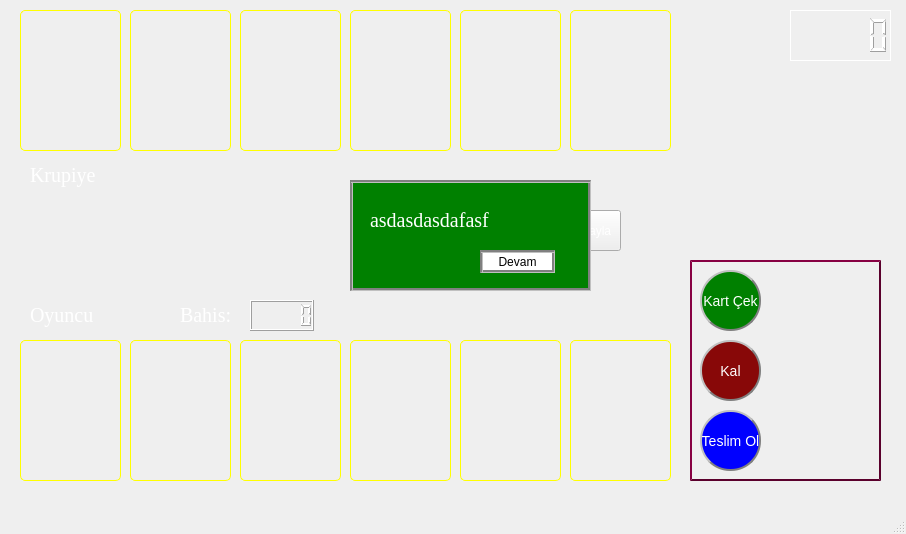
<?xml version="1.0" encoding="UTF-8"?>
<ui version="4.0">
 <class>MainWindow</class>
 <widget class="QMainWindow" name="MainWindow">
  <property name="geometry">
   <rect>
    <x>0</x>
    <y>0</y>
    <width>906</width>
    <height>534</height>
   </rect>
  </property>
  <property name="windowTitle">
   <string>MainWindow</string>
  </property>
  <property name="styleSheet">
   <string notr="true">background-image: url(C:/Users/herme/Desktop/BlackJack UI/assets/images/download.jpeg)</string>
  </property>
  <widget class="QWidget" name="centralwidget">
   <property name="cursor">
    <cursorShape>ArrowCursor</cursorShape>
   </property>
   <property name="styleSheet">
    <string notr="true"/>
   </property>
   <widget class="QLabel" name="p_card_1">
    <property name="geometry">
     <rect>
      <x>570</x>
      <y>340</y>
      <width>101</width>
      <height>141</height>
     </rect>
    </property>
    <property name="styleSheet">
     <string notr="true">border: 1px solid yellow;
border-radius: 5px</string>
    </property>
    <property name="text">
     <string/>
    </property>
    <property name="scaledContents">
     <bool>true</bool>
    </property>
   </widget>
   <widget class="QLabel" name="d_card_1">
    <property name="geometry">
     <rect>
      <x>570</x>
      <y>10</y>
      <width>101</width>
      <height>141</height>
     </rect>
    </property>
    <property name="styleSheet">
     <string notr="true">border: 1px solid yellow;
border-radius: 5px</string>
    </property>
    <property name="text">
     <string/>
    </property>
    <property name="scaledContents">
     <bool>true</bool>
    </property>
   </widget>
   <widget class="QLabel" name="p_card_2">
    <property name="geometry">
     <rect>
      <x>460</x>
      <y>340</y>
      <width>101</width>
      <height>141</height>
     </rect>
    </property>
    <property name="styleSheet">
     <string notr="true">border: 1px solid yellow;
border-radius: 5px</string>
    </property>
    <property name="text">
     <string/>
    </property>
    <property name="scaledContents">
     <bool>true</bool>
    </property>
   </widget>
   <widget class="QLabel" name="p_card_3">
    <property name="geometry">
     <rect>
      <x>350</x>
      <y>340</y>
      <width>101</width>
      <height>141</height>
     </rect>
    </property>
    <property name="styleSheet">
     <string notr="true">border: 1px solid yellow;
border-radius: 5px</string>
    </property>
    <property name="text">
     <string/>
    </property>
    <property name="scaledContents">
     <bool>true</bool>
    </property>
   </widget>
   <widget class="QLabel" name="p_card_4">
    <property name="geometry">
     <rect>
      <x>240</x>
      <y>340</y>
      <width>101</width>
      <height>141</height>
     </rect>
    </property>
    <property name="styleSheet">
     <string notr="true">border: 1px solid yellow;
border-radius: 5px</string>
    </property>
    <property name="text">
     <string/>
    </property>
    <property name="scaledContents">
     <bool>true</bool>
    </property>
   </widget>
   <widget class="QLabel" name="p_card_5">
    <property name="geometry">
     <rect>
      <x>130</x>
      <y>340</y>
      <width>101</width>
      <height>141</height>
     </rect>
    </property>
    <property name="styleSheet">
     <string notr="true">border: 1px solid yellow;
border-radius: 5px</string>
    </property>
    <property name="text">
     <string/>
    </property>
    <property name="scaledContents">
     <bool>true</bool>
    </property>
   </widget>
   <widget class="QLabel" name="p_card_6">
    <property name="geometry">
     <rect>
      <x>20</x>
      <y>340</y>
      <width>101</width>
      <height>141</height>
     </rect>
    </property>
    <property name="styleSheet">
     <string notr="true">border: 1px solid yellow;
border-radius: 5px</string>
    </property>
    <property name="text">
     <string/>
    </property>
    <property name="scaledContents">
     <bool>true</bool>
    </property>
   </widget>
   <widget class="QLabel" name="d_card_2">
    <property name="geometry">
     <rect>
      <x>460</x>
      <y>10</y>
      <width>101</width>
      <height>141</height>
     </rect>
    </property>
    <property name="styleSheet">
     <string notr="true">border: 1px solid yellow;
border-radius: 5px</string>
    </property>
    <property name="text">
     <string/>
    </property>
    <property name="scaledContents">
     <bool>true</bool>
    </property>
   </widget>
   <widget class="QLabel" name="d_card_3">
    <property name="geometry">
     <rect>
      <x>350</x>
      <y>10</y>
      <width>101</width>
      <height>141</height>
     </rect>
    </property>
    <property name="styleSheet">
     <string notr="true">border: 1px solid yellow;
border-radius: 5px</string>
    </property>
    <property name="text">
     <string/>
    </property>
    <property name="scaledContents">
     <bool>true</bool>
    </property>
   </widget>
   <widget class="QLabel" name="d_card_4">
    <property name="geometry">
     <rect>
      <x>240</x>
      <y>10</y>
      <width>101</width>
      <height>141</height>
     </rect>
    </property>
    <property name="styleSheet">
     <string notr="true">border: 1px solid yellow;
border-radius: 5px</string>
    </property>
    <property name="text">
     <string/>
    </property>
    <property name="scaledContents">
     <bool>true</bool>
    </property>
   </widget>
   <widget class="QLabel" name="d_card_5">
    <property name="geometry">
     <rect>
      <x>130</x>
      <y>10</y>
      <width>101</width>
      <height>141</height>
     </rect>
    </property>
    <property name="styleSheet">
     <string notr="true">border: 1px solid yellow;
border-radius: 5px</string>
    </property>
    <property name="text">
     <string/>
    </property>
    <property name="scaledContents">
     <bool>true</bool>
    </property>
   </widget>
   <widget class="QLabel" name="d_card_6">
    <property name="geometry">
     <rect>
      <x>20</x>
      <y>10</y>
      <width>101</width>
      <height>141</height>
     </rect>
    </property>
    <property name="styleSheet">
     <string notr="true">border: 1px solid yellow;
border-radius: 5px</string>
    </property>
    <property name="text">
     <string/>
    </property>
    <property name="scaledContents">
     <bool>true</bool>
    </property>
   </widget>
   <widget class="QLabel" name="label">
    <property name="geometry">
     <rect>
      <x>30</x>
      <y>160</y>
      <width>81</width>
      <height>31</height>
     </rect>
    </property>
    <property name="styleSheet">
     <string notr="true">font-size: 20px;
font-family: Georgia, serif;
color: white;
background-image: url(&quot;&quot;);</string>
    </property>
    <property name="text">
     <string>Krupiye</string>
    </property>
   </widget>
   <widget class="QLabel" name="label_2">
    <property name="geometry">
     <rect>
      <x>30</x>
      <y>300</y>
      <width>81</width>
      <height>31</height>
     </rect>
    </property>
    <property name="styleSheet">
     <string notr="true">font-size: 20px;
font-family: Georgia, serif;
color: white;
background-image: url(&quot;&quot;);</string>
    </property>
    <property name="text">
     <string>Oyuncu</string>
    </property>
   </widget>
   <widget class="QLabel" name="playerPoints">
    <property name="geometry">
     <rect>
      <x>120</x>
      <y>310</y>
      <width>47</width>
      <height>13</height>
     </rect>
    </property>
    <property name="styleSheet">
     <string notr="true">color: white;background-image: url(&quot;&quot;);</string>
    </property>
    <property name="text">
     <string/>
    </property>
   </widget>
   <widget class="QLabel" name="dealerPoints">
    <property name="geometry">
     <rect>
      <x>130</x>
      <y>170</y>
      <width>47</width>
      <height>13</height>
     </rect>
    </property>
    <property name="styleSheet">
     <string notr="true">color: white;
opacity: 0%;background-image: url(&quot;&quot;);</string>
    </property>
    <property name="text">
     <string/>
    </property>
   </widget>
   <widget class="QLCDNumber" name="moneyLabel">
    <property name="geometry">
     <rect>
      <x>790</x>
      <y>10</y>
      <width>101</width>
      <height>51</height>
     </rect>
    </property>
    <property name="cursor">
     <cursorShape>UpArrowCursor</cursorShape>
    </property>
    <property name="styleSheet">
     <string notr="true">color: white;
border: 1px solid white;</string>
    </property>
   </widget>
   <widget class="QLCDNumber" name="betLabel">
    <property name="geometry">
     <rect>
      <x>250</x>
      <y>300</y>
      <width>64</width>
      <height>31</height>
     </rect>
    </property>
    <property name="toolTip">
     <string>&lt;html&gt;&lt;head/&gt;&lt;body&gt;&lt;p&gt;&lt;br/&gt;&lt;/p&gt;&lt;/body&gt;&lt;/html&gt;</string>
    </property>
    <property name="styleSheet">
     <string notr="true">color: white;</string>
    </property>
   </widget>
   <widget class="QLabel" name="label_3">
    <property name="geometry">
     <rect>
      <x>180</x>
      <y>300</y>
      <width>61</width>
      <height>31</height>
     </rect>
    </property>
    <property name="styleSheet">
     <string notr="true">font-size: 20px;
font-family: Georgia, serif;
color: white;background-image: url(&quot;&quot;);</string>
    </property>
    <property name="text">
     <string>Bahis:</string>
    </property>
   </widget>
   <widget class="QFrame" name="frame">
    <property name="geometry">
     <rect>
      <x>690</x>
      <y>260</y>
      <width>191</width>
      <height>221</height>
     </rect>
    </property>
    <property name="cursor">
     <cursorShape>ArrowCursor</cursorShape>
    </property>
    <property name="styleSheet">
     <string notr="true">background-image: url(C:/Users/herme/Desktop/BlackJack UI/assets/images/black.jpg);
border: 2px outset #5A002C;</string>
    </property>
    <property name="frameShape">
     <enum>QFrame::StyledPanel</enum>
    </property>
    <property name="frameShadow">
     <enum>QFrame::Raised</enum>
    </property>
    <widget class="QPushButton" name="hitButton">
     <property name="enabled">
      <bool>true</bool>
     </property>
     <property name="geometry">
      <rect>
       <x>10</x>
       <y>10</y>
       <width>61</width>
       <height>61</height>
      </rect>
     </property>
     <property name="cursor">
      <cursorShape>PointingHandCursor</cursorShape>
     </property>
     <property name="styleSheet">
      <string notr="true">background-color: #008000;
border-radius: 30px;
border: 2px solid grey;
border-style: outset;
background-image: url(&quot;&quot;);
color: white;
font-size: 14px</string>
     </property>
     <property name="text">
      <string>Kart Çek</string>
     </property>
    </widget>
    <widget class="QPushButton" name="standButton">
     <property name="geometry">
      <rect>
       <x>10</x>
       <y>80</y>
       <width>61</width>
       <height>61</height>
      </rect>
     </property>
     <property name="cursor">
      <cursorShape>PointingHandCursor</cursorShape>
     </property>
     <property name="styleSheet">
      <string notr="true">background-color: #880808;
border-radius: 30px;
border: 2px solid grey;
border-style: outset;
background-image: url(&quot;&quot;);
color: white;
font-size: 14px;</string>
     </property>
     <property name="text">
      <string>Kal</string>
     </property>
    </widget>
    <widget class="QPushButton" name="standButton_2">
     <property name="geometry">
      <rect>
       <x>10</x>
       <y>150</y>
       <width>61</width>
       <height>61</height>
      </rect>
     </property>
     <property name="cursor">
      <cursorShape>PointingHandCursor</cursorShape>
     </property>
     <property name="styleSheet">
      <string notr="true">background-color: blue;
border-radius: 30px;
border: 2px solid grey;
border-style: outset;
background-image: url(&quot;&quot;);
color: white;
font-size: 14px;</string>
     </property>
     <property name="text">
      <string>Teslim Ol</string>
     </property>
    </widget>
   </widget>
   <widget class="QPushButton" name="chip50Button">
    <property name="geometry">
     <rect>
      <x>300</x>
      <y>190</y>
      <width>91</width>
      <height>81</height>
     </rect>
    </property>
    <property name="cursor">
     <cursorShape>PointingHandCursor</cursorShape>
    </property>
    <property name="autoFillBackground">
     <bool>false</bool>
    </property>
    <property name="styleSheet">
     <string notr="true">border-radius: 40px;

border-style: outset;
border-image: url(C:/Users/herme/Desktop/BlackJack UI/assets/images/chip50.png);
</string>
    </property>
    <property name="text">
     <string/>
    </property>
   </widget>
   <widget class="QPushButton" name="chip10Button">
    <property name="geometry">
     <rect>
      <x>190</x>
      <y>190</y>
      <width>91</width>
      <height>81</height>
     </rect>
    </property>
    <property name="cursor">
     <cursorShape>PointingHandCursor</cursorShape>
    </property>
    <property name="mouseTracking">
     <bool>true</bool>
    </property>
    <property name="autoFillBackground">
     <bool>false</bool>
    </property>
    <property name="styleSheet">
     <string notr="true">border-radius: 40px;

border-style: outset;
border-image: url(C:/Users/herme/Desktop/BlackJack UI/assets/images/chip10.png);
</string>
    </property>
    <property name="text">
     <string/>
    </property>
   </widget>
   <widget class="QPushButton" name="chip100Button">
    <property name="geometry">
     <rect>
      <x>410</x>
      <y>190</y>
      <width>91</width>
      <height>81</height>
     </rect>
    </property>
    <property name="cursor">
     <cursorShape>PointingHandCursor</cursorShape>
    </property>
    <property name="autoFillBackground">
     <bool>false</bool>
    </property>
    <property name="styleSheet">
     <string notr="true">border-radius: 40px;
border-image: url(C:/Users/herme/Desktop/BlackJack UI/assets/images/chip100.png);
</string>
    </property>
    <property name="text">
     <string/>
    </property>
   </widget>
   <widget class="QPushButton" name="betButton">
    <property name="geometry">
     <rect>
      <x>530</x>
      <y>210</y>
      <width>91</width>
      <height>41</height>
     </rect>
    </property>
    <property name="cursor">
     <cursorShape>PointingHandCursor</cursorShape>
    </property>
    <property name="styleSheet">
     <string notr="true">color: white;</string>
    </property>
    <property name="text">
     <string>Bahsi Onayla</string>
    </property>
   </widget>
   <widget class="QLabel" name="betLabel_2">
    <property name="geometry">
     <rect>
      <x>40</x>
      <y>250</y>
      <width>51</width>
      <height>16</height>
     </rect>
    </property>
    <property name="styleSheet">
     <string notr="true">color: white;</string>
    </property>
    <property name="text">
     <string/>
    </property>
   </widget>
   <widget class="QWidget" name="widget" native="true">
    <property name="geometry">
     <rect>
      <x>350</x>
      <y>180</y>
      <width>241</width>
      <height>111</height>
     </rect>
    </property>
    <property name="styleSheet">
     <string notr="true">border: 3px groove grey;
background-image: url(&quot;&quot;);
background-color: green;


</string>
    </property>
    <widget class="QPushButton" name="pushButton">
     <property name="geometry">
      <rect>
       <x>130</x>
       <y>70</y>
       <width>75</width>
       <height>23</height>
      </rect>
     </property>
     <property name="styleSheet">
      <string notr="true">background-color: white;
</string>
     </property>
     <property name="text">
      <string>Devam</string>
     </property>
    </widget>
    <widget class="QLabel" name="label_4">
     <property name="geometry">
      <rect>
       <x>20</x>
       <y>20</y>
       <width>181</width>
       <height>41</height>
      </rect>
     </property>
     <property name="styleSheet">
      <string notr="true">color: white;
border: 0px solid white;
font-size: 20px;
font-family: Georgia, serif;</string>
     </property>
     <property name="text">
      <string>asdasdasdafasf</string>
     </property>
    </widget>
   </widget>
   <zorder>frame</zorder>
   <zorder>p_card_1</zorder>
   <zorder>d_card_1</zorder>
   <zorder>p_card_2</zorder>
   <zorder>p_card_3</zorder>
   <zorder>p_card_4</zorder>
   <zorder>p_card_5</zorder>
   <zorder>p_card_6</zorder>
   <zorder>d_card_2</zorder>
   <zorder>d_card_3</zorder>
   <zorder>d_card_4</zorder>
   <zorder>d_card_5</zorder>
   <zorder>d_card_6</zorder>
   <zorder>label</zorder>
   <zorder>label_2</zorder>
   <zorder>playerPoints</zorder>
   <zorder>dealerPoints</zorder>
   <zorder>moneyLabel</zorder>
   <zorder>betLabel</zorder>
   <zorder>label_3</zorder>
   <zorder>chip50Button</zorder>
   <zorder>chip10Button</zorder>
   <zorder>chip100Button</zorder>
   <zorder>betButton</zorder>
   <zorder>betLabel_2</zorder>
   <zorder>widget</zorder>
  </widget>
  <widget class="QMenuBar" name="menubar">
   <property name="geometry">
    <rect>
     <x>0</x>
     <y>0</y>
     <width>906</width>
     <height>21</height>
    </rect>
   </property>
  </widget>
  <widget class="QStatusBar" name="statusbar"/>
 </widget>
 <resources/>
 <connections/>
</ui>
